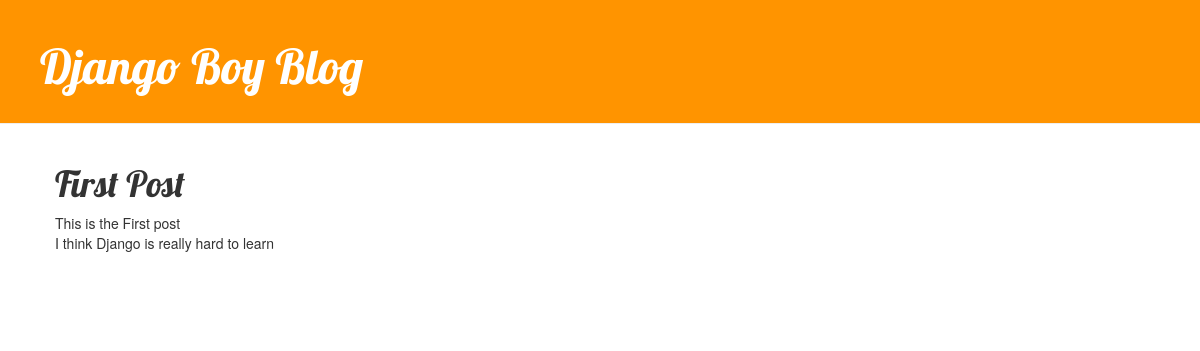
/post/1/, run on an earlier commit of the app's database.
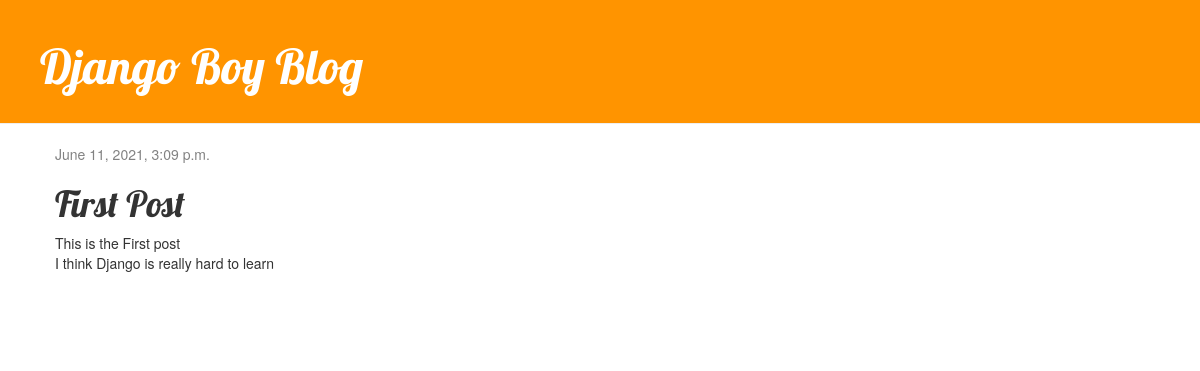
And on a later commit of the database.
### blog/models.py (models this page shows, shortened)
class Post(models.Model):
    author= models.ForeignKey(settings.AUTH_USER_MODEL, on_delete=models.CASCADE)
    title = models.CharField(max_length=200)
    text = models.TextField()
    created_date = models.DateTimeField(
        default=timezone.now
    )
    published_date = models.DateTimeField(
        blank=True, null=True
    )

### blog/views.py (the view)
# urls.py: path('post/<int:pk>/',views.post_detail,name='post_detail'),
def post_detail(request,pk):
    post = get_object_or_404(Post, pk=pk)
    return render(request, 'blog/post_detail.html', {'post':post})

### blog/templates/blog/post_detail.html (shortened to what this page needs)
{% extends 'blog/base.html' %}
{% block content %}
    <div class='post'>
        {% if post.published_date %}
            <div class="date">
                {{ post.published_date }}
            </div>
        {% endif %}
        <h1>{{ post.title }}</h1>
        <p>{{ post.text|linebreaksbr }}</p>
    </div>
{% endblock %}

### blog/templates/blog/base.html (shortened to what this page needs)
{% load static %}
<html>
<head>
    <link rel="stylesheet" href="//maxcdn.bootstrapcdn.com/bootstrap/3.2.0/css/bootstrap.min.css">
    <link rel="stylesheet" href="//maxcdn.bootstrapcdn.com/bootstrap/3.2.0/css/bootstrap-theme.min.css">
    <link rel="stylesheet" href="{% static 'css/blog.css' %}">
</head>
<body>
    <div class="page-header">
        <h1><a href="/">Django Boy Blog</a></h1>
    </div>
    <div class="content container">
        <div class="row">
            <div class="col-md-8">
                {% block content %}
                {% endblock %}
            </div>
        </div>
    </div>
</body>
</html>

### blog/static/css/blog.css (style rules this page uses)
.page-header { background-color: #ff9400; margin-top: 0; padding: 20px 20px 20px 40px; }
.page-header h1, .page-header h1 a, .page-header h1 a:visited, .page-header h1 a:active { color: #ffffff; font-size: 36pt; text-decoration: none; }
.content { margin-left: 40px; }
h1, h2, h3, h4 { font-family: 'Lobster', cursive; }
.date { color: #828282; }
.post { margin-bottom: 70px; }

What changed in the data, as far as the page shows it:
changed Post "First Post": published_date (not shown) → "June 11, 2021, 3:09 p.m."
